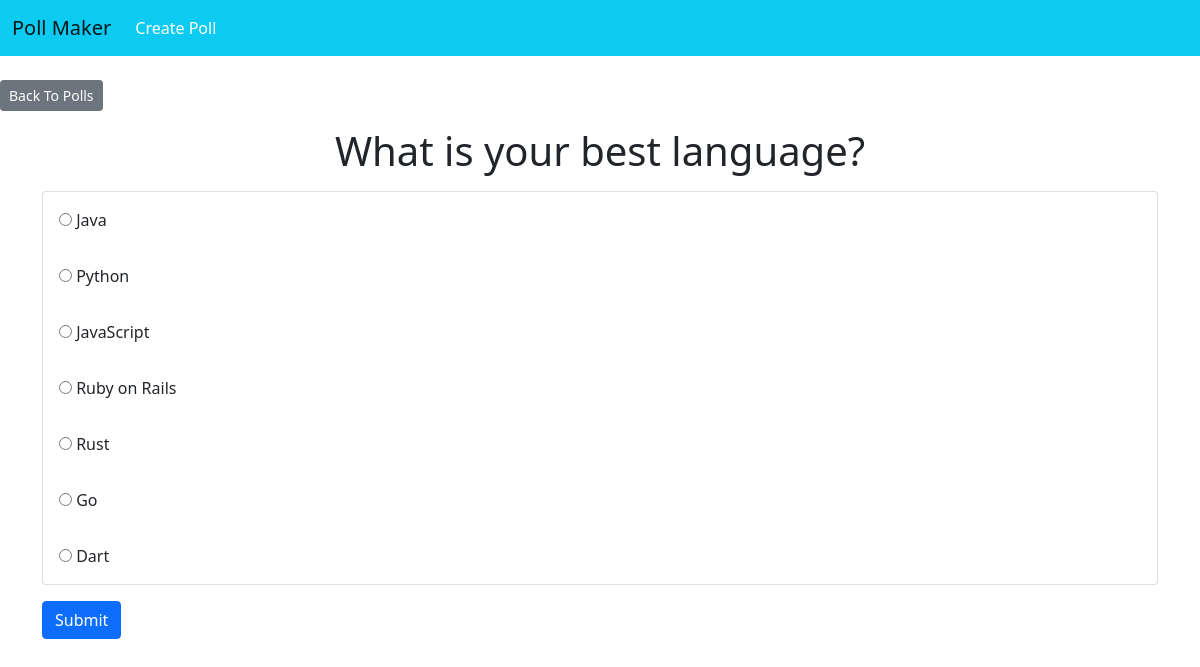
Screenshot of /Poll_Question/1/ with the database file from the repository.
### poll/models.py (models this page shows, shortened)
class Question(models.Model):
    question_text = models.CharField(max_length=200)
    pub_date = models.DateTimeField('Date Published')

class Choice(models.Model):
    question = models.ForeignKey(Question, on_delete=models.CASCADE)
    choices = models.CharField(max_length=200)
    votes = models.IntegerField(default=0)

### poll/views.py (the view)
# urls.py: path('Poll_Question/<int:pk>/', views.detail.as_view(), name='detail'),
class detail(generic.DetailView):
    model = Question
    template_name = 'detail.html'

### poll/templates/detail.html (shortened to what this page needs)
{% extends 'base.html' %}
{% block body %}
  <br />
  <a class="btn btn-secondary btn-sm mb-3" href="{% url 'index' %}">Back To Polls</a>
  <h1 class="text-center mb-3">{{ question.question_text }}</h1>
<div class="container">
    <form action="{% url 'vote' question.id %}" method="post">
      <div class="card mb-3">
          {% for choice in question.choice_set.all %}
            <div class="card-body">
              <input type="radio" name="choice" id="choice{{ forloop.counter }}" value="{{ choice.id }}">
              <label for="choice{{ forloop.counter }}">{{ choice.choices }}</label><br>
            </div>
          {% endfor %}
      </div>
      <input class="btn btn-primary" type="submit">
    </form>
</div>
{% endblock %}

### rows the page displays
Question: question_text "What is your best language?"
Choice: choices "Java"
Choice: choices "Python"
Choice: choices "JavaScript"
Choice: choices "Ruby on Rails"
Choice: choices "Rust"
Choice: choices "Go"
Choice: choices "Dart"
